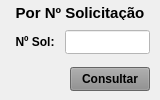
               <widget class="QWidget" name="widget_Cor2" native="true">
                <property name="sizePolicy">
                 <sizepolicy hsizetype="Preferred" vsizetype="Preferred">
                  <horstretch>0</horstretch>
                  <verstretch>0</verstretch>
                 </sizepolicy>
                </property>
                <property name="minimumSize">
                 <size>
                  <width>160</width>
                  <height>0</height>
                 </size>
                </property>
                <property name="maximumSize">
                 <size>
                  <width>160</width>
                  <height>16777215</height>
                 </size>
                </property>
                <property name="styleSheet">
                 <string notr="true"/>
                </property>
                <layout class="QVBoxLayout" name="verticalLayout_9">
                 <property name="spacing">
                  <number>5</number>
                 </property>
                 <property name="leftMargin">
                  <number>5</number>
                 </property>
                 <property name="topMargin">
                  <number>3</number>
                 </property>
                 <property name="rightMargin">
                  <number>5</number>
                 </property>
                 <property name="bottomMargin">
                  <number>3</number>
                 </property>
                 <item>
                  <widget class="QLabel" name="label_56">
                   <property name="minimumSize">
                    <size>
                     <width>0</width>
                     <height>0</height>
                    </size>
                   </property>
                   <property name="maximumSize">
                    <size>
                     <width>16777215</width>
                     <height>15</height>
                    </size>
                   </property>
                   <property name="font">
                    <font>
                     <pointsize>11</pointsize>
                     <weight>75</weight>
                     <bold>true</bold>
                    </font>
                   </property>
                   <property name="text">
                    <string>Por Nº Solicitação</string>
                   </property>
                   <property name="alignment">
                    <set>Qt::AlignCenter</set>
                   </property>
                  </widget>
                 </item>
                 <item>
                  <widget class="QWidget" name="widget_38" native="true">
                   <property name="minimumSize">
                    <size>
                     <width>0</width>
                     <height>30</height>
                    </size>
                   </property>
                   <property name="maximumSize">
                    <size>
                     <width>16777215</width>
                     <height>30</height>
                    </size>
                   </property>
                   <property name="styleSheet">
                    <string notr="true"/>
                   </property>
                   <layout class="QHBoxLayout" name="horizontalLayout_6">
                    <property name="spacing">
                     <number>5</number>
                    </property>
                    <property name="leftMargin">
                     <number>5</number>
                    </property>
                    <property name="topMargin">
                     <number>3</number>
                    </property>
                    <property name="rightMargin">
                     <number>5</number>
                    </property>
                    <property name="bottomMargin">
                     <number>3</number>
                    </property>
                    <item>
                     <widget class="QLabel" name="label_63">
                      <property name="minimumSize">
                       <size>
                        <width>50</width>
                        <height>0</height>
                       </size>
                      </property>
                      <property name="maximumSize">
                       <size>
                        <width>50</width>
                        <height>16777215</height>
                       </size>
                      </property>
                      <property name="font">
                       <font>
                        <pointsize>9</pointsize>
                        <weight>75</weight>
                        <bold>true</bold>
                       </font>
                      </property>
                      <property name="text">
                       <string>Nº Sol:</string>
                      </property>
                      <property name="alignment">
                       <set>Qt::AlignCenter</set>
                      </property>
                     </widget>
                    </item>
                    <item>
                     <widget class="QLineEdit" name="line_Num_Sol">
                      <property name="sizePolicy">
                       <sizepolicy hsizetype="Preferred" vsizetype="Preferred">
                        <horstretch>0</horstretch>
                        <verstretch>0</verstretch>
                       </sizepolicy>
                      </property>
                      <property name="minimumSize">
                       <size>
                        <width>0</width>
                        <height>0</height>
                       </size>
                      </property>
                      <property name="maximumSize">
                       <size>
                        <width>16777215</width>
                        <height>16777215</height>
                       </size>
                      </property>
                      <property name="font">
                       <font>
                        <pointsize>9</pointsize>
                       </font>
                      </property>
                      <property name="styleSheet">
                       <string notr="true">background-color: rgb(255, 255, 255);</string>
                      </property>
                      <property name="alignment">
                       <set>Qt::AlignCenter</set>
                      </property>
                      <property name="placeholderText">
                       <string/>
                      </property>
                     </widget>
                    </item>
                   </layout>
                  </widget>
                 </item>
                 <item>
                  <widget class="QWidget" name="widget_41" native="true">
                   <property name="minimumSize">
                    <size>
                     <width>0</width>
                     <height>30</height>
                    </size>
                   </property>
                   <property name="maximumSize">
                    <size>
                     <width>16777215</width>
                     <height>30</height>
                    </size>
                   </property>
                   <property name="styleSheet">
                    <string notr="true"/>
                   </property>
                   <layout class="QHBoxLayout" name="horizontalLayout_8">
                    <property name="spacing">
                     <number>5</number>
                    </property>
                    <property name="leftMargin">
                     <number>5</number>
                    </property>
                    <property name="topMargin">
                     <number>3</number>
                    </property>
                    <property name="rightMargin">
                     <number>5</number>
                    </property>
                    <property name="bottomMargin">
                     <number>3</number>
                    </property>
                    <item>
                     <widget class="QLabel" name="label_16">
                      <property name="text">
                       <string/>
                      </property>
                     </widget>
                    </item>
                    <item>
                     <widget class="QPushButton" name="btn_Num_Sol">
                      <property name="sizePolicy">
                       <sizepolicy hsizetype="Fixed" vsizetype="Preferred">
                        <horstretch>0</horstretch>
                        <verstretch>0</verstretch>
                       </sizepolicy>
                      </property>
                      <property name="maximumSize">
                       <size>
                        <width>80</width>
                        <height>16777215</height>
                       </size>
                      </property>
                      <property name="font">
                       <font>
                        <pointsize>9</pointsize>
                        <weight>75</weight>
                        <bold>true</bold>
                       </font>
                      </property>
                      <property name="cursor">
                       <cursorShape>PointingHandCursor</cursorShape>
                      </property>
                      <property name="styleSheet">
                       <string notr="true">background-color: rgb(141, 141, 141);</string>
                      </property>
                      <property name="text">
                       <string>Consultar</string>
                      </property>
                     </widget>
                    </item>
                   </layout>
                  </widget>
                 </item>
                </layout>
               </widget>
